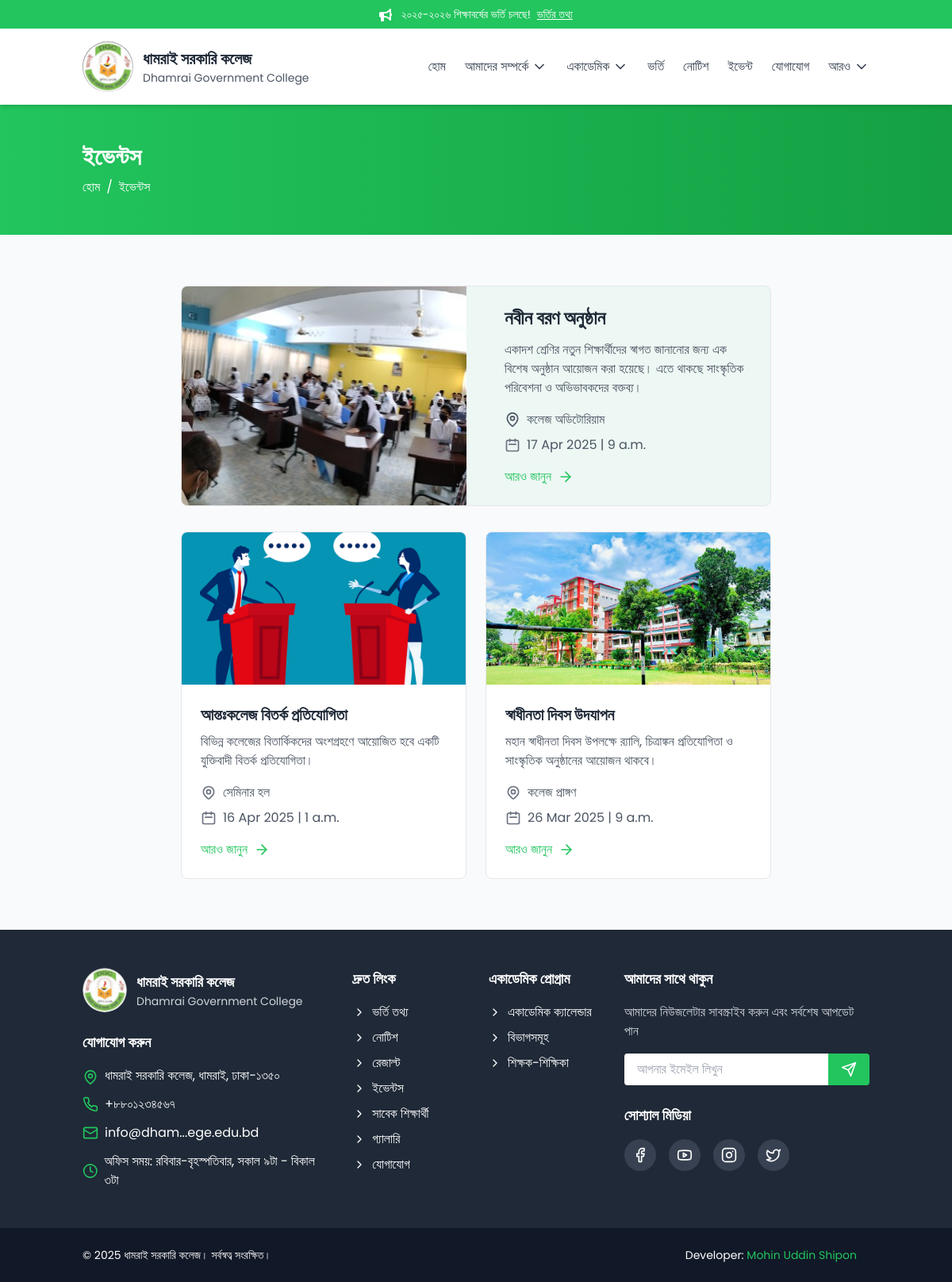
Screenshot of /events/ with the database file from the repository.
### core/models.py (models this page shows, shortened)
class Event(models.Model):
    title = models.CharField(max_length=200)
    description = models.TextField()
    date = models.DateField()
    time = models.TimeField(null=True, blank=True)
    location = models.CharField(max_length=100)
    image = models.ImageField(upload_to='events/', null=True, blank=True)
    is_featured = models.BooleanField(default=False)
    slug = models.SlugField(unique=True, blank=True)
    class Meta:
        ordering = ['-date']

### core/views.py (the view)
# urls.py: path('events/', views.EventListView.as_view(), name='events'),
class EventListView(ListView):
    model = Event
    template_name = 'events.html'
    context_object_name = 'events'
    paginate_by = 10
    def get_context_data(self, **kwargs):
        context = super().get_context_data(**kwargs)
        context['featured_event'] = Event.objects.filter(is_featured=True).order_by('-time').first()
        context['events'] = Event.objects.all().exclude(id=context['featured_event'].id)
        return context

### templates/events.html (shortened to what this page needs)
{% extends "base.html" %}
{% block content %}
<div class="bg-gradient-to-r from-primary to-primary-dark text-white py-12">
    <div class="container mx-auto px-4">
        <h1 class="text-3xl font-bold mb-2">ইভেন্টস</h1>
        <div class="flex items-center text">
            <a href="{% url 'core:home' %}" class="hover:text-primary-light transition-colors duration-200">হোম</a>
            <span class="mx-2">/</span>
            <span>ইভেন্টস</span>
        </div>
    </div>
</div>
<section class="py-16 bg-gray-50">
    <div class="container mx-auto px-4">
        <div class="flex flex-col lg:flex-row gap-8">
            <div class="lg:w-3/4 mx-auto">
                {% if featured_event %}
                <div class="bg-primary/5 border border-gray-200 rounded-lg mb-8 overflow-hidden hover:border-primary transition-all duration-300">
                    <div class="grid md:grid-cols-2 gap-6">
                        <div class="overflow-hidden">
                            <img class="h-full object-cover" src="{{ featured_event.image.url }}" alt="{{ featured_event.title }}">
                        </div>
                        <div class="p-6 flex flex-col justify-between">
                            <div>
                                <h3 class="text-2xl font-bold text-gray-800 mb-3">{{ featured_event.title }}</h3>
                                <p class="text-gray-600 mb-4">{{ featured_event.description|truncatewords:40 }}</p>
                                <div class="space-y-2 text-gray-600 mb-4">
                                    <div class="flex items-center">
                                        <span>{{ featured_event.location }}</span>
                                    </div>
                                    <div class="flex items-center">
                                        <svg class="text-gray-500 mr-2" fill="none" stroke="currentColor" width="20" height="20" viewBox="0 0 24 24" xmlns="http://www.w3.org/2000/svg">
                                            <path stroke-linecap="round" stroke-linejoin="round" stroke-width="2" d="M8 7V3m8 4V3m-9 8h10M5 21h14a2 2 0 002-2V7a2 2 0 00-2-2H5a2 2 0 00-2 2v12a2 2 0 002 2z"></path>
                                        </svg>
                                        <span>{{ featured_event.date|date:"d M Y" }} | {{ featured_event.time }}</span>
                                    </div>
                                </div>
                            </div>
                            <a href="{% url 'core:event_detail' featured_event.slug %}" class="text-primary flex items-center group hover:text-primary-dark transition-colors duration-200">
                                আরও জানুন
                            </a>
                        </div>
                    </div>
                </div>
                {% endif %}
                <div class="grid grid-cols-1 md:grid-cols-2 gap-6">
                    {% for event in events %}
                    <div class="bg-white border border-gray-200 rounded-lg overflow-hidden">
                        <img class="w-full h-48 object-cover" src="{{ event.image.url }}" alt="{{ event.title }}">
                        <div class="p-6">
                            <h2 class="text-xl font-bold text-gray-800 mb-2">{{ event.title }}</h2>
                            <p class="text-gray-600 mb-4">{{ event.description|truncatewords:30 }}</p>
                            <div class="space-y-2 text-gray-600">
                                <div class="flex items-center">
                                    <span>{{ event.location }}</span>
                                </div>
                                <div class="flex items-center">
                                    <svg class="text-gray-500 mr-2" fill="none" stroke="currentColor" width="20" height="20" viewBox="0 0 24 24" xmlns="http://www.w3.org/2000/svg">
                                        <path stroke-linecap="round" stroke-linejoin="round" stroke-width="2" d="M8 7V3m8 4V3m-9 8h10M5 21h14a2 2 0 002-2V7a2 2 0 00-2-2H5a2 2 0 00-2 2v12a2 2 0 002 2z"></path>
                                    </svg>
                                    <span>{{ event.date|date:"d M Y" }} | {{ event.time }}</span>
                                </div>
                            </div>
                            <a href="{% url 'core:event_detail' event.slug %}" class="mt-4 text-primary flex items-center group hover:text-primary-dark transition-colors duration-200">
                                আরও জানুন
                            </a>
                        </div>
                    </div>
                    {% empty %}
                    <p class="text-gray-600 col-span-2 text-center">কোনো ইভেন্ট পাওয়া যায়নি।</p>
                    {% endfor %}
                </div>
            </div>
        </div>
    </div>
</section>
{% endblock %}

### rows the page displays
Event: image (picture), title "নবীন বরণ অনুষ্ঠান", description "একাদশ শ্রেণির নতুন শিক্ষার্থীদের স্বাগত জানানোর জন্য এক বিশেষ অনুষ্ঠান আয়োজন করা হয়েছে। এতে থাকছে সাংস্কৃতিক পরিবেশনা ও অভিভাবকদের বক্তব্য।", location "কলেজ অডিটোরিয়াম", date "17 Apr 2025", time "9 a.m."
Event: image (picture), title "আন্তঃকলেজ বিতর্ক প্রতিযোগিতা", description "বিভিন্ন কলেজের বিতার্কিকদের অংশগ্রহণে আয়োজিত হবে একটি যুক্তিবাদী বিতর্ক প্রতিযোগিতা।", location "সেমিনার হল", date "16 Apr 2025", time "1 a.m."
Event: image (picture), title "স্বাধীনতা দিবস উদযাপন", description "মহান স্বাধীনতা দিবস উপলক্ষে র‍্যালি, চিত্রাঙ্কন প্রতিযোগিতা ও সাংস্কৃতিক অনুষ্ঠানের আয়োজন থাকবে।", location "কলেজ প্রাঙ্গণ", date "26 Mar 2025", time "9 a.m."

### other values shown
{{ announcement_text }} "২০২৫-২০২৬ শিক্ষাবর্ষের ভর্তি চলছে!"
{{ link_text }} "ভর্তির তথ্য"
